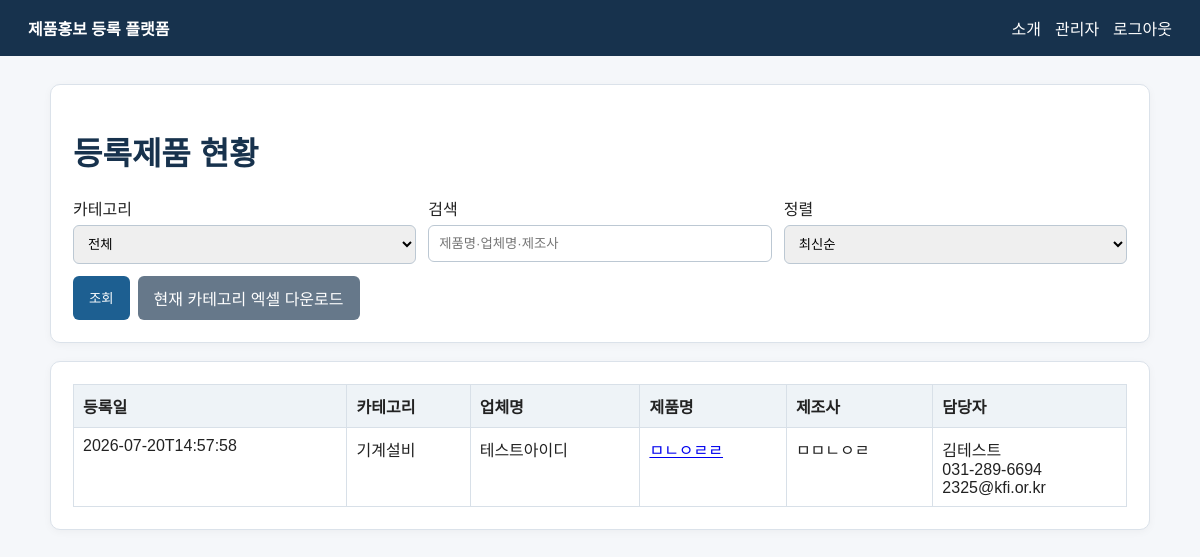
/admin/products (signed in), run on the app's committed database.
### tables this page shows
CREATE TABLE products (
        id INTEGER PRIMARY KEY AUTOINCREMENT,
        user_id INTEGER NOT NULL,
        product_name TEXT NOT NULL,
        category TEXT NOT NULL,
        category_other TEXT,
        manufacturer TEXT NOT NULL,
        model_name TEXT,
        country TEXT NOT NULL,
        policy_products TEXT,
        policy_other TEXT,
        size_spec TEXT,
        performance TEXT,
        lifespan TEXT,
        applicable_facilities TEXT,
        compatibility TEXT,
        delivery_period TEXT,
        spec_file TEXT,
        created_at TEXT NOT NULL,
        updated_at TEXT NOT NULL,
        FOREIGN KEY(user_id) REFERENCES users(id)
    );

CREATE TABLE users (
        id INTEGER PRIMARY KEY AUTOINCREMENT,
        role TEXT NOT NULL DEFAULT 'vendor',
        business_no TEXT UNIQUE,
        company_name TEXT UNIQUE NOT NULL,
        company_certs TEXT,
        company_cert_other TEXT,
        contact_name TEXT NOT NULL,
        phone TEXT NOT NULL,
        email TEXT NOT NULL,
        password_hash TEXT NOT NULL,
        privacy_consent INTEGER NOT NULL DEFAULT 0,
        created_at TEXT NOT NULL,
        last_login TEXT,
        active INTEGER NOT NULL DEFAULT 1
    );

### app.py (the view)
@app.route('/admin/products')
@login_required('admin')
def admin_products():
    cat=request.args.get('category',''); q=request.args.get('q','').strip(); order=request.args.get('order','new')
    sql='''SELECT p.*,u.company_name,u.contact_name,u.phone,u.email FROM products p JOIN users u ON p.user_id=u.id WHERE 1=1'''; params=[]
    if cat: sql+=' AND p.category=?'; params.append(cat)
    if q: sql+=' AND (p.product_name LIKE ? OR u.company_name LIKE ? OR p.manufacturer LIKE ?)'; params += [f'%{q}%']*3
    sql += ' ORDER BY p.created_at ' + ('ASC' if order=='old' else 'DESC')
    conn=db(); rows=conn.execute(sql,params).fetchall(); conn.close()
    return render_template('admin_products.html',rows=rows,category=cat,q=q,order=order)

### app.py (called while the page is built)
def db():
    conn = sqlite3.connect(
        DB_PATH,
        timeout=30
    )
    conn.row_factory = sqlite3.Row
    conn.execute('PRAGMA foreign_keys = ON')
    conn.execute('PRAGMA busy_timeout = 30000')
    conn.execute('PRAGMA journal_mode = WAL')
    return conn

def login_required(role=None):
    def deco(fn):
        @wraps(fn)
        def wrapper(*args, **kwargs):
            if not session.get('user_id'):
                flash('로그인이 필요합니다.')
                return redirect(url_for('login'))
            if role and session.get('role') != role:
                abort(403)
            return fn(*args, **kwargs)
        return wrapper
    return deco

@app.context_processor
def inject_globals():
    return dict(CATEGORIES=CATEGORIES, COMPANY_CERTS=COMPANY_CERTS, POLICY_PRODUCTS=POLICY_PRODUCTS, CERT_TYPES=CERT_TYPES, format_company_certs=format_company_certs)

### templates/admin_products.html
{% extends 'base.html' %}{% block content %}<div class="card"><h1>등록제품 현황</h1><form method="get" class="grid-3"><div><label>카테고리</label><select name="category"><option value="">전체</option>{% for c in CATEGORIES %}<option value="{{c}}" {% if category==c %}selected{% endif %}>{{c}}</option>{% endfor %}</select></div><div><label>검색</label><input name="q" value="{{q}}" placeholder="제품명·업체명·제조사"></div><div><label>정렬</label><select name="order"><option value="new" {% if order=='new' %}selected{% endif %}>최신순</option><option value="old" {% if order=='old' %}selected{% endif %}>오래된순</option></select></div><div class="row-actions"><button class="btn">조회</button><a class="btn secondary" href="{{url_for('export_xlsx',category=category)}}">현재 카테고리 엑셀 다운로드</a></div></form></div><div class="card"><table><tr><th>등록일</th><th>카테고리</th><th>업체명</th><th>제품명</th><th>제조사</th><th>담당자</th></tr>{% for r in rows %}<tr><td>{{r.created_at}}</td><td>{{r.category}}</td><td>{{r.company_name}}</td><td><a href="{{url_for('admin_product_detail',pid=r.id)}}">{{r.product_name}}</a></td><td>{{r.manufacturer}}</td><td>{{r.contact_name}}<br>{{r.phone}}<br>{{r.email}}</td></tr>{% else %}<tr><td colspan="6">조회 결과가 없습니다.</td></tr>{% endfor %}</table></div>{% endblock %}

### static/style.css (style rules this page uses)
body { font-family:Arial,"Noto Sans KR",sans-serif;margin:0;background:#f5f7fa;color:#222 }
.card { background:#fff;border:1px solid #dbe2ea;border-radius:10px;padding:22px;margin-bottom:18px;box-shadow:0 2px 8px rgba(0,0,0,.04) }
h1,h2,h3 { color:#17324d }
.btn { display:inline-block;background:#1d5f91;color:#fff;padding:10px 16px;border-radius:6px;text-decoration:none;border:0;cursor:pointer }
.btn.secondary { background:#66788a }
input,select,textarea { width:100%;box-sizing:border-box;padding:10px;border:1px solid #bcc8d3;border-radius:6px;margin-top:5px }
.grid-3 { display:grid;grid-template-columns:repeat(3,1fr);gap:12px }
table { width:100%;border-collapse:collapse;background:#fff }
th,td { border:1px solid #d8e0e8;padding:9px;text-align:left;vertical-align:top }
th { background:#eef3f7 }
.row-actions { display:flex;gap:8px;flex-wrap:wrap }

### data on the page
products: created_at "2026-07-20T14:57:58", category "기계설비", company_name "테스트아이디", product_name "ㅁㄴㅇㄹㄹ", manufacturer "ㅁㅁㄴㅇㄹ", contact_name "김테스트", phone "031-289-6694", email "2325@kfi.or.kr"
